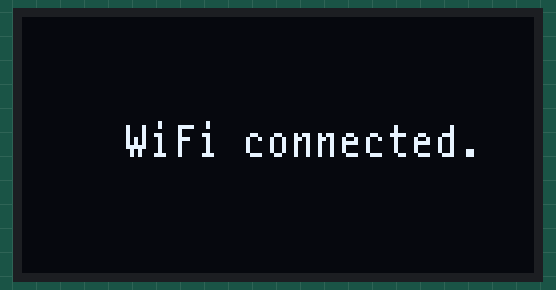
Recording of a sketch running on a simulated ESP32. Shown: 128×64 one-colour display. WiFi joins after 1.5 s; servers stay silent unless stated; the local clock reads 2024-03-15 10:24:30 at power-on unless the sketch sets it.

Above: at 1.6 s.
At 2.2 s:
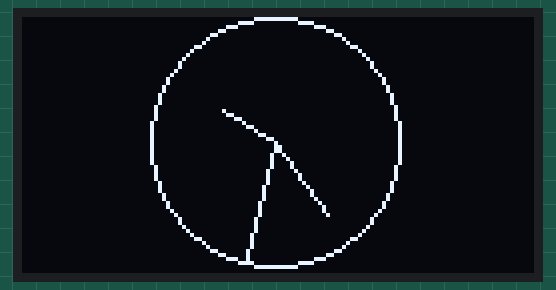
At 9.2 s:
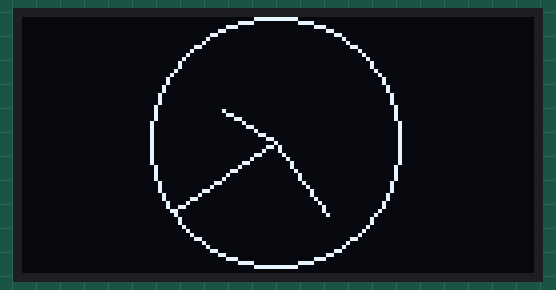
At 19.1 s:
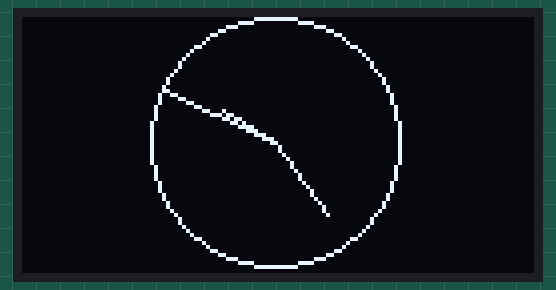
At 28.1 s:
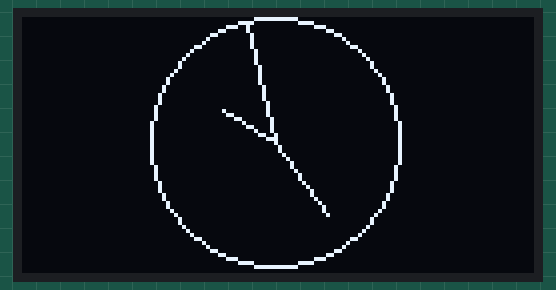
At 37.1 s:
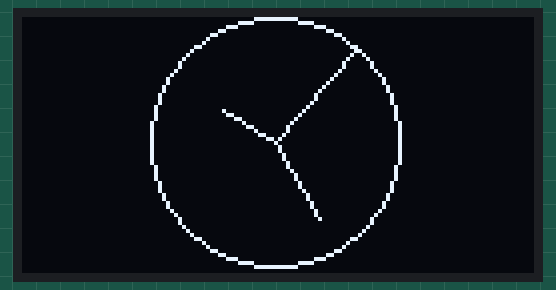

The sketch:

Clock_digital.ino
```cpp
#include <Arduino.h>
#include <U8g2lib.h>

#include <Wire.h>

#include <WiFi.h>
#include "time.h"
#include "math.h"

#define PI 3.141592

const char* ssid     = "realme8";
const char* password = "12345678";

const char* ntpServer = "pool.ntp.org";
const long  gmtOffset_sec = 19800;
const int   daylightOffset_sec = 0;

U8G2_SSD1306_128X64_NONAME_F_HW_I2C u8g2(U8G2_R0, /* clock=*/ SCL, /* data=*/ SDA, /* reset=*/ U8X8_PIN_NONE);

char d_str[3];
char mn_str[3];
char y_str[3];


struct tm timenow;

void setup(void) {
   // Init display
  u8g2.begin();
  u8g2.setFontPosCenter();
  u8g2.setFont(u8g2_font_t0_11_tf);

  // Connect to Wi-Fi
  Serial.begin(115200);
  u8g2.clearBuffer();
  u8g2.setCursor(0,32);
  u8g2.drawStr(0,32,"Connecting to ");
  u8g2.drawStr(83,32,ssid);
  u8g2.sendBuffer();
  WiFi.begin(ssid, password);
  while (WiFi.status() != WL_CONNECTED)
  {
    delay(500);
  }
  u8g2.clearBuffer();
  u8g2.setCursor(0,32);
  u8g2.drawStr(25,32,"WiFi connected.");
  u8g2.sendBuffer();

  // Init and get the time
  configTime(gmtOffset_sec, daylightOffset_sec, ntpServer);
  if(!getLocalTime(&timenow))
  {
    Serial.println("Failed to obtain time");
    return;
  }

  //disconnect WiFi as it's no longer needed
  WiFi.disconnect(true);
  WiFi.mode(WIFI_OFF);
  delay(500);

}


void loop(void) {

//
   if(!getLocalTime(&timenow))
   {
     Serial.println("Failed to obtain time");
     return;
   }
   u8g2.clearBuffer();
   u8g2.setDrawColor(1);
   u8g2.drawCircle(63,31,31,U8G2_DRAW_ALL);
   int ii = timenow.tm_hour>=12 ? (timenow.tm_hour>=15 ? timenow.tm_hour+(timenow.tm_min/60.0)-15.0 : timenow.tm_hour+(timenow.tm_min/60.0)-3.0) : (timenow.tm_hour>=3 ? timenow.tm_hour+(timenow.tm_min/60.0)-3.0 : timenow.tm_hour+(timenow.tm_min/60.0)+9.0) ;
   int i = timenow.tm_min>=15 ? timenow.tm_min-15 : timenow.tm_min+45;
   int s = timenow.tm_sec>=15 ? timenow.tm_sec-15 : timenow.tm_sec+45;
   u8g2.drawLine(63,31,floor(63+15*cos(30.0*PI*ii/180.0)),floor(31+15*sin(30.0*PI*ii/180.0)));
   u8g2.drawLine(63,31,floor(63+23*cos(6.0*PI*i/180.0)),floor(31+23*sin(6.0*PI*i/180.0)));
   u8g2.drawLine(63,31,floor(63+30*cos(6.0*PI*s/180.0)),floor(31+30*sin(6.0*PI*s/180.0)));
   u8g2.sendBuffer();
   delay(200);


}
```

Measured:
- what the display in image 0 shows lasts 0.5 s, from 1.6 s to 2.1 s
- what the display in image 1 shows lasts 1.1 s, from 2.1 s to 3.2 s
